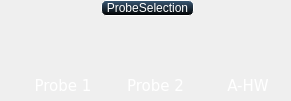
     <widget class="QGroupBox" name="groupBox_2">
      <property name="geometry">
       <rect>
        <x>9</x>
        <y>69</y>
        <width>291</width>
        <height>101</height>
       </rect>
      </property>
      <property name="styleSheet">
       <string notr="true">QGroupBox{
color:white;

border:0px solid white;
}
 QGroupBox::title {
	border:1px solid white;
	border-radius:5px;
     subcontrol-origin: margin;
     subcontrol-position: top center; /* position at the top center */
     padding: 0 3px;
	 color:white;
     background-color: qlineargradient(x1: 0, y1: 0, x2: 0, y2: 1,stop: 0 #3a5976, stop: 1 #000000);
 }</string>
      </property>
      <property name="title">
       <string>ProbeSelection</string>
      </property>
      <widget class="QPushButton" name="butProbe1">
       <property name="geometry">
        <rect>
         <x>38</x>
         <y>20</y>
         <width>50</width>
         <height>60</height>
        </rect>
       </property>
       <property name="font">
        <font>
         <family>DejaVu Sans</family>
        </font>
       </property>
       <property name="focusPolicy">
        <enum>Qt::NoFocus</enum>
       </property>
       <property name="styleSheet">
        <string notr="true">border:0px rgba(0,0,0,0);
background-color:rgba(0,0,0,0);
image:url(:/res/knob_on.svg)
</string>
       </property>
       <property name="text">
        <string/>
       </property>
       <property name="iconSize">
        <size>
         <width>48</width>
         <height>48</height>
        </size>
       </property>
      </widget>
      <widget class="QPushButton" name="butProbe2">
       <property name="geometry">
        <rect>
         <x>131</x>
         <y>20</y>
         <width>50</width>
         <height>60</height>
        </rect>
       </property>
       <property name="font">
        <font>
         <family>DejaVu Sans</family>
        </font>
       </property>
       <property name="focusPolicy">
        <enum>Qt::NoFocus</enum>
       </property>
       <property name="styleSheet">
        <string notr="true">border:0px rgba(0,0,0,0);
image: url(:/res/knob_off.svg);
background-color:rgba(0,0,0,0);
</string>
       </property>
       <property name="text">
        <string/>
       </property>
       <property name="iconSize">
        <size>
         <width>48</width>
         <height>48</height>
        </size>
       </property>
      </widget>
      <widget class="QWidget" name="layoutWidget">
       <property name="geometry">
        <rect>
         <x>20</x>
         <y>76</y>
         <width>271</width>
         <height>20</height>
        </rect>
       </property>
       <layout class="QHBoxLayout" name="horizontalLayout">
        <item>
         <widget class="QLabel" name="lblProbe1">
          <property name="font">
           <font>
            <family>DejaVu Sans</family>
            <pointsize>11</pointsize>
            <weight>50</weight>
            <bold>false</bold>
           </font>
          </property>
          <property name="styleSheet">
           <string notr="true">QLabel {color:white;border: rgba(0,0,0,255);}</string>
          </property>
          <property name="text">
           <string>Probe 1</string>
          </property>
          <property name="alignment">
           <set>Qt::AlignCenter</set>
          </property>
         </widget>
        </item>
        <item>
         <widget class="QLabel" name="lblProbe2">
          <property name="font">
           <font>
            <family>DejaVu Sans</family>
            <pointsize>11</pointsize>
            <weight>50</weight>
            <bold>false</bold>
           </font>
          </property>
          <property name="styleSheet">
           <string notr="true">QLabel {color:white;border: rgba(0,0,0,0);}</string>
          </property>
          <property name="text">
           <string>Probe 2</string>
          </property>
          <property name="alignment">
           <set>Qt::AlignCenter</set>
          </property>
         </widget>
        </item>
        <item>
         <widget class="QLabel" name="lblExternal_2">
          <property name="font">
           <font>
            <family>DejaVu Sans</family>
            <pointsize>11</pointsize>
            <weight>50</weight>
            <bold>false</bold>
           </font>
          </property>
          <property name="styleSheet">
           <string notr="true">QLabel {color:white;border: rgba(0,0,0,0);}</string>
          </property>
          <property name="text">
           <string>A-HW</string>
          </property>
          <property name="alignment">
           <set>Qt::AlignCenter</set>
          </property>
         </widget>
        </item>
       </layout>
      </widget>
      <widget class="QPushButton" name="butExternal_2">
       <property name="geometry">
        <rect>
         <x>223</x>
         <y>20</y>
         <width>50</width>
         <height>60</height>
        </rect>
       </property>
       <property name="font">
        <font>
         <family>DejaVu Sans</family>
        </font>
       </property>
       <property name="focusPolicy">
        <enum>Qt::NoFocus</enum>
       </property>
       <property name="styleSheet">
        <string notr="true">border:0px rgba(0,0,0,0);
image: url(:/res/knob_off.svg);
background-color:rgba(0,0,0,0);
</string>
       </property>
       <property name="text">
        <string/>
       </property>
       <property name="iconSize">
        <size>
         <width>48</width>
         <height>48</height>
        </size>
       </property>
      </widget>
     </widget>
